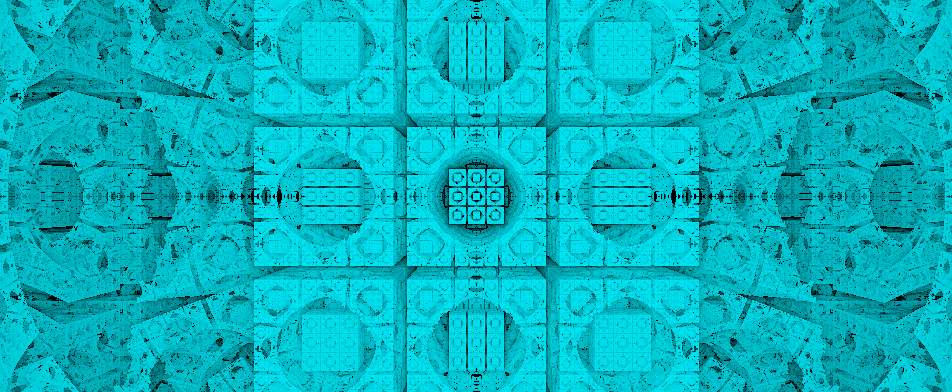
Frame 1 (no input)
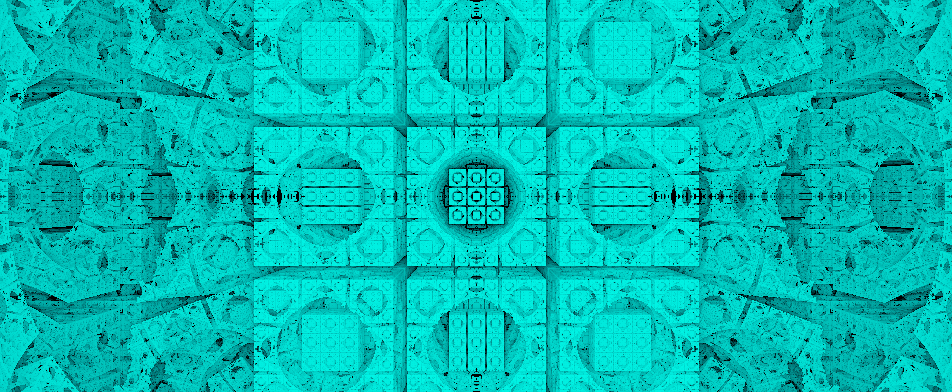
Frame 60 (the mouse pressed at the canvas centre just before this capture)
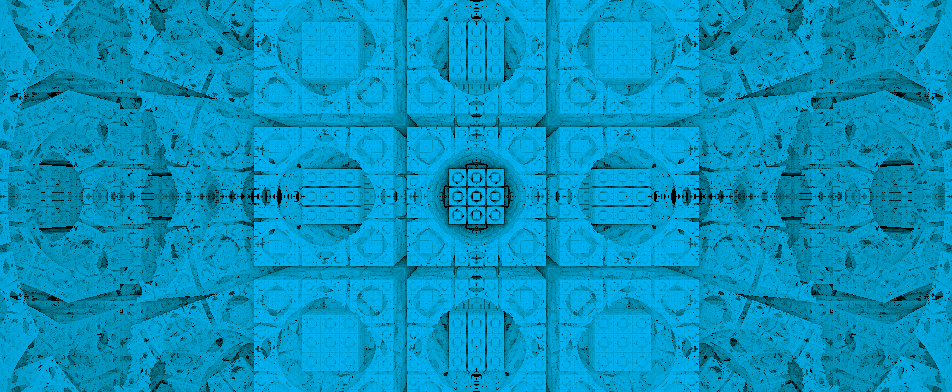
Frame 120 (the mouse held since frame 60 and released just before this capture)

The Processing sketch that drew these frames (run headless with seeded random() and noise(); from frame 60 on, the mouse is pressed at the canvas centre):

// Processing sketch: distance-field-raymarcher
// ── distance-field-raymarcher.pde
// WASD to move. Spacebar to cycle fractal type.

RayMarcher raymarcher;
float moveX = 0.3;
float moveZ = 0.4;
int t = 0;

void setup() {
  size(952, 392);
  raymarcher = new RayMarcher(new PVector(0, 0, -4.0), 0.0001, 8.0, 200);
  colorMode(HSB);
}

void draw() {
  background(0);
  loadPixels();
  for (int i = 0; i < pixels.length; i++) {
    float intensity = raymarcher.structure[i];
    if (intensity > 0)
      pixels[i] = color(130 + (sin(t * PI/50) * intensity * 10), 255, intensity * 255);
  }
  updatePixels();
  t++;
}

void keyPressed() {
  switch (key) {
    case 'w':
      raymarcher.pos.add(new PVector(0, 0, moveZ));
      break;
    case 'a':
      raymarcher.pos.add(new PVector(-moveX, 0, 0));
      break;
    case 's':
      raymarcher.pos.add(new PVector(0, 0, -moveZ));
      break;
    case 'd':
      raymarcher.pos.add(new PVector(moveX, 0, 0));
      break;
    case ' ':
      raymarcher.function++;
      break;
  }
  raymarcher.recalculate();
}

class RayMarcher {
  private float minThreshold, maxDepth;
  private int maxSteps;
  public PVector pos;
  public float[] structure;
  public int function = 0;

  public RayMarcher(PVector cameraPos, float threshold, float depth, int steps) {
    pos = cameraPos;
    minThreshold = threshold;
    maxDepth = depth;
    maxSteps = steps;
    recalculate();
  }

  public void recalculate() {
    structure = new float[width * height];
    for (int i = 0; i < width; i++) {
      for (int j = 0; j < height; j++) {
        PVector direction = new PVector((float) i / width - 0.5, (float) j / width - ((float) height / width) * 0.5, 1.0);
        direction.normalize();

        float totalDistance = 0.0;
        int steps;
        for (steps = 0; steps < maxSteps; steps++) {
          PVector ray = PVector.add(pos, PVector.mult(direction, totalDistance));
          float distance = distance_estimation(ray);
          totalDistance += distance;
          if (distance < minThreshold || totalDistance > maxDepth) break;
        }
        if (totalDistance < maxDepth) {
          structure[i + j*width] = 1.0 - (float) steps / maxSteps;
        } 
        else {
          structure[i + j*width] = 0;
        }
      }
    }
  }

  private float distance_estimation(PVector pos) {
    if (function % 2 == 0) {
      return menger2(pos.x, pos.y, pos.z);
    } 
    else {
      return menger_sponge(pos.x, pos.y, pos.z);
    }
  }

  private float menger_sponge(float x, float y, float z) {
    int iters=6;
    float t;
    for (int n=0;n<iters;n++) {
      x=abs(x); 
      y=abs(y); 
      z=abs(z);
      if (x<y) {
        t=x;
        x=y;
        y=t;
      }
      if (y<z) {
        t=y;
        y=z;
        z=t;
      }
      if (x<y) {
        t=x;
        x=y;
        y=t;
      }
      x=x*3.0-2.0;
      y=y*3.0-2.0;
      z=z*3.0-2.0;
      if (z<-1.0)z+=2.0;
    }
    return (sqrt(x*x+y*y+z*z)-1.5)*pow(3.0, -iters);
  }

  float menger2(float x, float y, float z) {
    int n, iters=12;
    float xx, yy, zz, DEfactor, r2, mr, scaleb;
    float fr, fr2, mr2;
    scaleb=3.2;
    mr2=0.5;
    fr2=1.2;
    xx=0.;
    yy=0.;
    zz=0.;
    r2=x*x+y*y+z*z;
    DEfactor=1.;

    for (n=0;n<iters;n++) {
      if (x>1) x=2-x;
      else if (x<-1) x=-2-x;
      if (y>1) y=2-y;
      else if (y<-1) y=-2-y;
      if (z>1) z=2-z;
      else if (z<-1) z=-2-z;

      r2=x*x+y*y+z*z;
      if (r2<mr2) {
        x=x*fr2/mr2;
        y=y*fr2/mr2;
        z=z*fr2/mr2;
        DEfactor=DEfactor*fr2/mr2;
      } 
      else if (r2<fr2) {
        x=x*fr2/r2;
        y=y*fr2/r2;
        z=z*fr2/r2;
        DEfactor=DEfactor*fr2/r2;
      }
      x=x*scaleb+xx;
      y=y*scaleb+yy;
      z=z*scaleb+zz;
      DEfactor=DEfactor*abs(scaleb)+1;
      r2=x*x+y*y+z*z;
    }
    return sqrt(r2)/DEfactor;
  }
}
